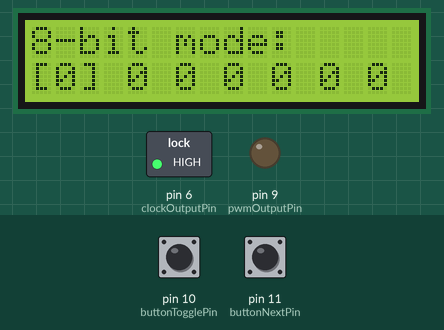
This sketch was run on a simulated Arduino Uno, built with avr-gcc and run on an emulated ATmega328P. Shown: 16×2 character LCD, switched loads named in the sketch (green lamp = pin HIGH), output pins drawn as LEDs (lit = HIGH). The test bench sets the inputs (shaded band); at power-on: pin 10 (buttonTogglePin) HIGH, pin 11 (buttonNextPin) HIGH.

Above: at 1.2 s.
1.3 s: pin 10 (buttonTogglePin) pulled LOW for 0.15 s
At 2.3 s:
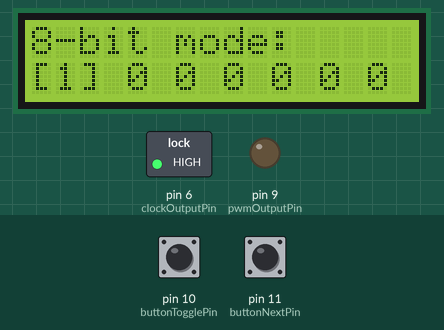
2.9 s: pin 11 (buttonNextPin) pulled LOW for 0.15 s
At 3.6 s:
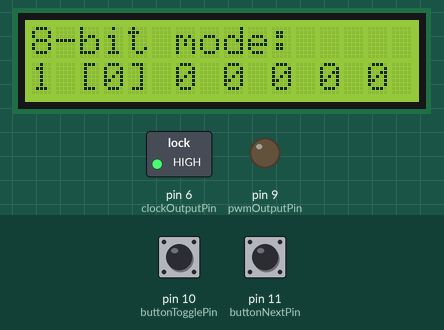
4.5 s: pin 10 (buttonTogglePin) pulled LOW for 1 s
At 6.0 s:
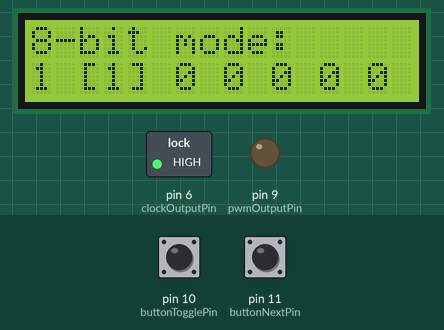
7.0 s: pin 11 (buttonNextPin) pulled LOW for 1 s
At 7.9 s:
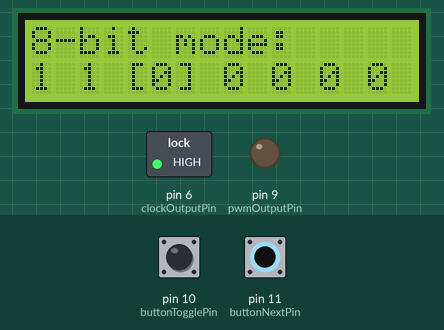
Timing chart, 0 to 10.0 s (numbered marks = the images above; inputs shaded):
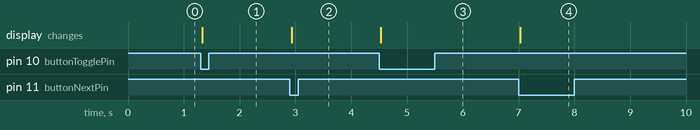

The sketch:

8khz-20khz-clock.ino
```cpp
#include <Wire.h>
#include <LiquidCrystal_I2C.h>

#define I2C_ADDR 0x27
#define LCD_COLUMNS 16
#define LCD_ROWS 2

LiquidCrystal_I2C lcd(I2C_ADDR, LCD_COLUMNS, LCD_ROWS);

const int buttonTogglePin = 10;
const int buttonNextPin = 11;
const int pwmOutputPin = 9;     // Data output pin (adjusted for 8kHz/20kHz PWM)
const int clockOutputPin = 6;   // Clock output (modified to 8kHz/20kHz)

bool is16BitMode = false;
int currentBit = 0;
int bits[16] = {0};
bool buttonToggleState = false;
bool lastButtonToggleState = false;
bool buttonNextState = false;
bool lastButtonNextState = false;

void setup() {
  pinMode(buttonTogglePin, INPUT_PULLUP);
  pinMode(buttonNextPin, INPUT_PULLUP);
  pinMode(pwmOutputPin, OUTPUT);
  pinMode(clockOutputPin, OUTPUT);

  lcd.init();
  lcd.backlight();

  resetBits();

  setPWMFrequency(9, 8000);   // Set Data output (Pin 9) to 8kHz
  setClockFrequency(6, 8000); // Set Clock output (Pin 6) to 8kHz
}

void loop() {
  buttonToggleState = digitalRead(buttonTogglePin);
  buttonNextState = digitalRead(buttonNextPin);

  if (buttonToggleState == LOW && buttonNextState == LOW) {
    is16BitMode = !is16BitMode;
    resetBits();
    delay(500);
  }

  if (buttonToggleState == LOW && lastButtonToggleState == HIGH) {
    bits[currentBit] = !bits[currentBit];
    updateDisplay();
  }

  if (buttonNextState == LOW && lastButtonNextState == HIGH) {
    int maxBits = is16BitMode ? 16 : 8;

    if (currentBit == maxBits - 1) {
       startTransmission(maxBits);
    } else {
      currentBit++;
    }
    updateDisplay();
  }

  lastButtonToggleState = buttonToggleState;
  lastButtonNextState = buttonNextState;
}

void updateDisplay() {
  lcd.clear();

  if (is16BitMode) {
    lcd.setCursor(0, 0);
    lcd.print("16-bit mode:");
  } else {
    lcd.setCursor(0, 0);
    lcd.print("8-bit mode:");
  }

  lcd.setCursor(0, 1);
  int maxBits = is16BitMode ? 16 : 8;
  for (int i = 0; i < maxBits; i++) {
    if (i == currentBit) {
      lcd.print("[");
    }
    lcd.print(bits[i]);
    if (i == currentBit) {
      lcd.print("]");
    }
    lcd.print(" ");
  }
}

void startTransmission(int maxBits) {
  lcd.clear();
  lcd.setCursor(0, 0);
  lcd.print("Streaming data...");

  while (true) {
    for (int i = 0; i < maxBits; i++) {
      analogWrite(pwmOutputPin, bits[i] ? 255 : 0);
      delayMicroseconds(125);  // Adjust timing based on frequency
    }

    if (digitalRead(buttonTogglePin) == LOW && digitalRead(buttonNextPin) == LOW) {
      lcd.clear();
      lcd.setCursor(0, 0);
      lcd.print("Stopped!");
      analogWrite(pwmOutputPin, 0);
      resetBits();
      return;
    }
  }
}

void resetBits() {
  for (int i = 0; i < 16; i++) {
    bits[i] = 0;
  }
  currentBit = 0;
  updateDisplay();
}

// Function to change PWM frequency on Pin 9 (Data)
void setPWMFrequency(int pin, int frequency) {
  if (pin == 9 || pin == 10) {
    // Configure Timer1 (affects pin 9 and pin 10)
    TCCR1A = _BV(COM1A1) | _BV(WGM11);
    TCCR1B = _BV(WGM13) | _BV(WGM12) | _BV(CS11);

    if (frequency == 8000) {
      ICR1 = 2000;  // 8 kHz frequency
    } else if (frequency == 20000) {
      ICR1 = 800;   // 20 kHz frequency
    }
  }
}

// Function to change Clock Frequency on Pin 6
void setClockFrequency(int pin, int frequency) {
  if (pin == 6) {
    // Configure Timer0 for Fast PWM Mode (affects pin 5 and pin 6)
    TCCR0A = _BV(COM0A1) | _BV(WGM01) | _BV(WGM00);  // Fast PWM mode
    TCCR0B = _BV(WGM02) | _BV(CS01); // Prescaler: /8 for higher frequencies

    if (frequency == 8000) {
      OCR0A = 249;  // 8 kHz frequency
    } else if (frequency == 20000) {
      OCR0A = 99;   // 20 kHz frequency
    }
  }
}
```

Measured:
- after the input at 1.3 s, the display: changes at once (image 1)
- after the input at 2.9 s, the display: changes at once (image 2)
- after the input at 4.5 s, the display: changes at once (image 3)
- after the input at 7.0 s, the display: changes at once (image 4)
